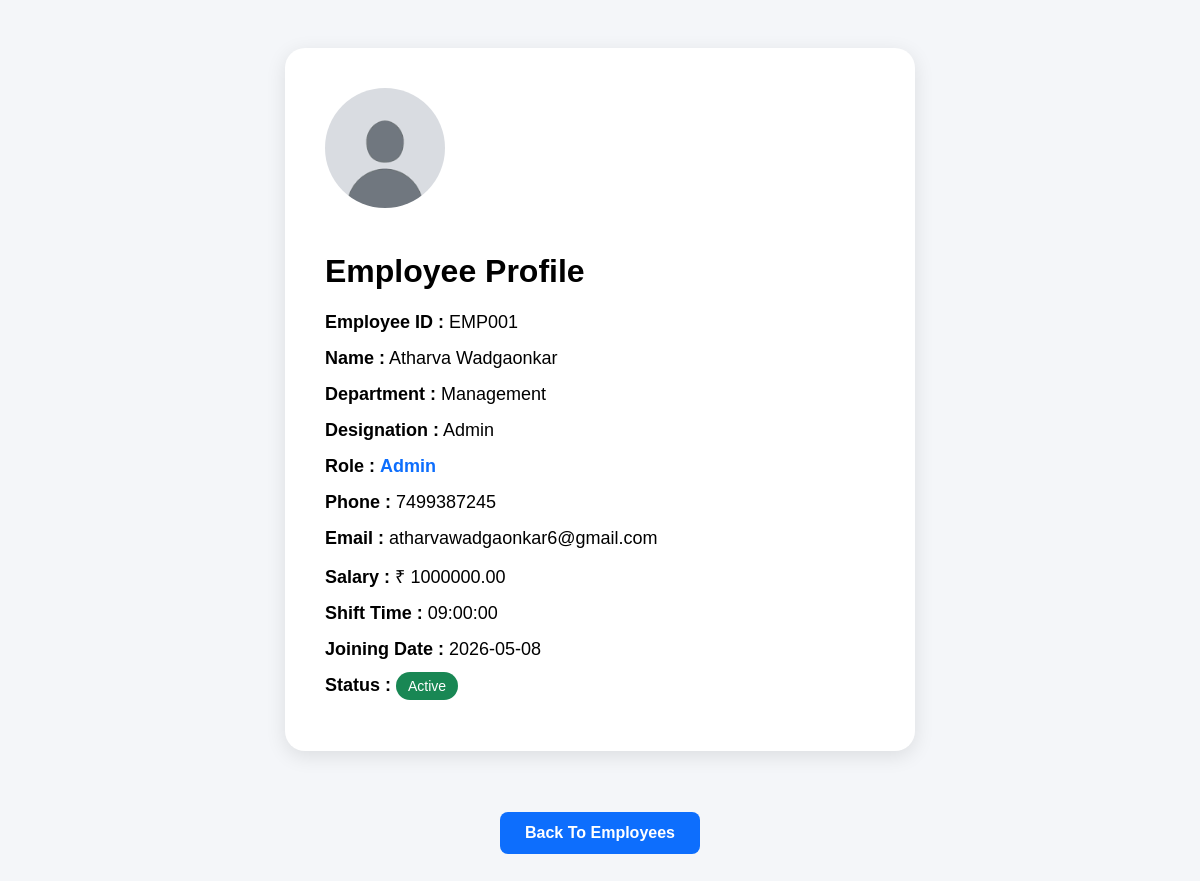
The page /employee_profile.php?id=EMP001 (signed in) on the database its author committed.
### tables this page shows
CREATE TABLE `users` (
  `id` int(11) NOT NULL,
  `employee_id` varchar(20) DEFAULT NULL,
  `full_name` varchar(100) DEFAULT NULL,
  `password` varchar(100) DEFAULT NULL,
  `department` varchar(50) DEFAULT NULL,
  `designation` varchar(50) DEFAULT NULL,
  `shift_time` time DEFAULT NULL,
  `salary` decimal(10,2) DEFAULT NULL,
  `incentive` decimal(10,2) DEFAULT NULL,
  `joining_date` date DEFAULT NULL,
  `role` varchar(20) DEFAULT NULL,
  `status` varchar(20) DEFAULT NULL,
  `phone` varchar(15) DEFAULT NULL,
  `email` varchar(100) DEFAULT NULL,
  `shift_id` int(11) DEFAULT NULL
);

### employee_profile.php (the view, shortened to what this page needs)
<?php
include 'includes/db.php';
$id = trim($_GET['id']);
$query =
    "SELECT * FROM users
WHERE employee_id='$id'";
$result =
    mysqli_query($conn, $query);
$user =
    mysqli_fetch_assoc($result);
?>
<!DOCTYPE html>
<html>
<head>
</head>
<body>
    <div class="profile-box">
        <?php
        $image =
            "images/" . $user['employee_id'] . ".jpg";
        if (!file_exists($image)) {
            $image = "images/default.png";
        }
        ?>
        <img src="<?php echo $image; ?>">
        <h1>
            Employee Profile
        </h1>
        <div class="profile-item">
            <b>Employee ID :</b>
            <?php echo $user['employee_id']; ?>
        </div>
        <div class="profile-item">
            <b>Name :</b>
            <?php echo $user['full_name']; ?>
        </div>
        <div class="profile-item">
            <b>Department :</b>
            <?php echo $user['department']; ?>
        </div>
        <div class="profile-item">
            <b>Designation :</b>
            <?php echo $user['designation']; ?>
        </div>
        <div class="profile-item">
            <b>Role :</b>
            <span style="
color:
<?php
if ($user['role'] == 'Admin') {
    echo '#0d6efd';
} else {
    echo '#198754';
}
?>;
font-weight:bold;
">
                <?php echo $user['role']; ?>
            </span>
        </div>
        <div class="profile-item">
            <b>Phone :</b>
            <?php echo $user['phone']; ?>
        </div>
        <div class="profile-item">
            <b>Email :</b>
            <?php echo $user['email']; ?>
        </div>
        <div class="profile-item">
            <b>Salary :</b>
            ₹
            <?php echo $user['salary']; ?>
        </div>
        <div class="profile-item">
            <b>Shift Time :</b>
            <?php echo $user['shift_time']; ?>
        </div>
        <div class="profile-item">
            <b>Joining Date :</b>
            <?php echo $user['joining_date']; ?>
        </div>
        <div class="profile-item">
            <b>Status :</b>
            <span style="
padding:6px 12px;
            border-radius:20px;
background:
<?php
if ($user['status'] == 'Active') {
    echo '#198754';
} else {
    echo '#dc3545';
}
?>;
color:white;
font-size:14px;
">
                <?php echo $user['status']; ?>
            </span>
        </div>
    </div>
    <br><br>
    <div style="text-align:center; margin-top:25px;">
        <a href="employees.php" style="
padding:12px 25px;
background:#0d6efd;
color:white;
text-decoration:none;
border-radius:8px;
font-weight:bold;
display:inline-block;
">
            Back To Employees
        </a>
    </div>
</body>
</html>

### employee_profile.php (style rules this page uses)
body { font-family: Arial; background: #f4f6f9; padding: 40px; }
.profile-box { background: white; width: 550px; margin: auto; padding: 40px; border-radius: 20px; box-shadow: 0px 5px 20px rgba(0, 0, 0, 0.1); }
.profile-item { margin-bottom: 15px; font-size: 18px; }
img { width: 120px; height: 120px; border-radius: 50%; object-fit: cover; margin-bottom: 20px; }

### rows shown on the page
users: employee "EMP001", full_name "Atharva Wadgaonkar", department "Management", designation "Admin", role "Admin", phone "7499387245", email "atharvawadgaonkar6@gmail.com", salary "1000000.00", shift_time "09:00:00", joining_date "2026-05-08", status "Active"
